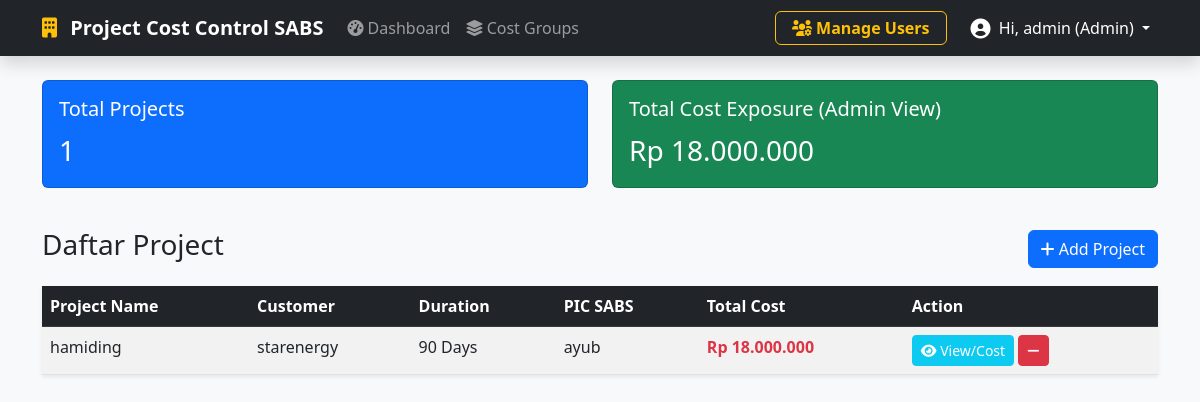
The app's page /dashboard.php (signed in) with its own data.
### tables this page shows
CREATE TABLE `projects` (
  `id` int(11) NOT NULL,
  `project_name` varchar(150) NOT NULL,
  `customer_name` varchar(150) DEFAULT NULL,
  `location` varchar(100) DEFAULT NULL,
  `duration` int(11) DEFAULT NULL COMMENT 'Duration in days',
  `contract_number` varchar(100) DEFAULT NULL,
  `pic_sabs` varchar(100) DEFAULT NULL,
  `pic_customer` varchar(100) DEFAULT NULL,
  `contract_doc` varchar(255) DEFAULT NULL,
  `created_at` timestamp NOT NULL DEFAULT current_timestamp()
);

### config.php (called while the page is built, shortened)
<?php
function formatRupiah($angka){
    return "Rp " . number_format($angka, 0, ',', '.');
}
?>

### dashboard.php (the view, shortened to what this page needs)
<?php
require 'config.php';
require 'header.php';
$userRole = $_SESSION['role'] ?? 'karyawan';
$roleFilter = ($userRole === 'admin') ? "1=1" : "cg.created_by_role = 'karyawan'";
$stmt = $pdo->query("SELECT COUNT(*) as total_proj FROM projects");
$totalProjects = $stmt->fetch()['total_proj'];
$sqlTotal = "SELECT SUM(pc.total_cost) as grand_total
             FROM project_costs pc
             JOIN cost_parameters cp ON pc.parameter_id = cp.id
             JOIN cost_groups cg ON cp.group_id = cg.id
             WHERE $roleFilter";
$stmt = $pdo->query($sqlTotal);
$grandTotal = $stmt->fetch()['grand_total'];
$sqlProjects = "SELECT p.*,
                (
                    SELECT SUM(pc.total_cost)
                    FROM project_costs pc
                    JOIN cost_parameters cp ON pc.parameter_id = cp.id
                    JOIN cost_groups cg ON cp.group_id = cg.id
                    WHERE pc.project_id = p.id AND $roleFilter
                ) as total_biaya
                FROM projects p
                ORDER BY created_at DESC";
$projects = $pdo->query($sqlProjects)->fetchAll();
?>
<div class="row mb-4">
    <div class="col-md-6">
        <div class="card text-white bg-primary mb-3">
            <div class="card-body">
                <h5 class="card-title">Total Projects</h5>
                <p class="card-text fs-3"><?= $totalProjects ?></p>
            </div>
        </div>
    </div>
    <div class="col-md-6">
        <div class="card text-white bg-success mb-3">
            <div class="card-body">
                <h5 class="card-title">Total Cost Exposure (<?= ucfirst($userRole) ?> View)</h5>
                <p class="card-text fs-3"><?= formatRupiah($grandTotal ?? 0) ?></p>
            </div>
        </div>
    </div>
</div>
<div class="d-flex justify-content-between align-items-center mb-3">
    <h3>Daftar Project</h3>
    <button type="button" class="btn btn-primary" data-bs-toggle="modal" data-bs-target="#addProjectModal">
        <i class="fas fa-plus"></i> Add Project
    </button>
</div>
<table class="table table-striped table-hover shadow-sm">
    <thead class="table-dark">
        <tr>
            <th>Project Name</th>
            <th>Customer</th>
            <th>Duration</th>
            <th>PIC SABS</th>
            <th>Total Cost</th>
            <th>Action</th>
        </tr>
    </thead>
    <tbody>
        <?php foreach($projects as $p): ?>
        <tr>
            <td><?= htmlspecialchars($p['project_name']) ?></td>
            <td><?= htmlspecialchars($p['customer_name']) ?></td>
            <td><?= $p['duration'] ?> Days</td>
            <td><?= htmlspecialchars($p['pic_sabs']) ?></td>
            <td class="fw-bold text-danger"><?= formatRupiah($p['total_biaya'] ?? 0) ?></td>
            <td>
                <a href="project_view.php?id=<?= $p['id'] ?>" class="btn btn-sm btn-info text-white"><i class="fas fa-eye"></i> View/Cost</a>
                <a href="dashboard.php?delete_id=<?= $p['id'] ?>" class="btn btn-sm btn-danger" onclick="return confirm('Yakin hapus project ini?')"><i class="fas fa-minus"></i></a>
            </td>
        </tr>
        <?php endforeach; ?>
    </tbody>
</table>
<?php require 'footer.php'; ?>

### records on screen
projects: project_name "hamiding", customer_name "starenergy", duration "90", pic_sabs "ayub", total_biaya "Rp 18.000.000"

### other values on screen
$_SESSION['username'] "admin"
$userRole "Admin"
$totalProjects "1"
formatRupiah($grandTotal ?? 0) "Rp 18.000.000"
